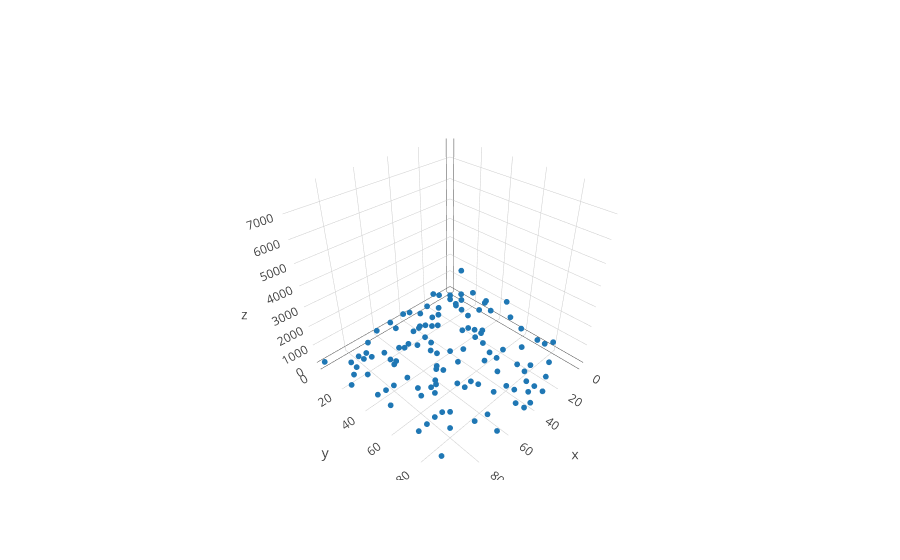

This figure's notebook cell:
### Markdown cell above
Here, we take a sample of 25 percent of the above grid to "observe"

### Code cell
X_part, y_part = sim.rand_partial_grid(X, y, 0.3)
X_full, y_full, obs_idx, imag_idx = sim.fill_grid(X_part, y_part)

color = np.zeros(X_full.shape[0])
color[obs_idx] = 1.0
trace_partial_obs = go.Scatter3d(x = X_full[obs_idx, 0], y = X_full[obs_idx, 1],
                                 z= y[obs_idx], mode = 'markers', marker=dict(size = 2))
iplot([trace_partial_obs])

### Figure 1 — Plotly figure (JSON) as saved in the notebook; plotly's stock layout.template omitted (floating-point values rounded to 4 significant figures)
{"data": [{"marker": {"size": 2}, "mode": "markers", "type": "scatter3d", "x": [0, 0, 0, 0, 0, 0, 0, 0, 5, 5, 5, 5, 5, 10, 10, 10, 10, 10, 10, 15, 15, 15, 15, 20, 20, 20, 20, 20, 20, 25, 25, 25, 25, 25, 25, 25, 25, 30, 30, 30, 30, 30, 30, 30, 35, 35, 35, 35, 35, 35, 40, 40, 40, 40, 40, 40, 40, 40, 45, 45, 45, 45, 45, 45, 50, 50, 50, 50, 50, 50, 50, 50, 55, 55, 55, 60, 60, 60, 60, 60, 60, 60, 65, 65, 65, 65, 70, 70, 70, 70, 70, 75, 75, 75, 75, 75, 75, 75, 75, 80, 80, 80, 80, 80, 80, 85, 85, 85, 85, 85, 85, 85, 90, 90, 90, 90, 95, 95, 95, 95], "y": [10, 20, 30, 35, 50, 70, 75, 80, 5, 15, 30, 35, 50, 0, 10, 15, 20, 65, 85, 0, 20, 30, 70, 10, 35, 40, 45, 80, 90, 5, 15, 35, 45, 50, 65, 75, 80, 15, 55, 60, 65, 85, 90, 95, 0, 10, 20, 25, 70, 90, 0, 15, 20, 50, 65, 80, 85, 95, 15, 20, 25, 30, 90, 95, 0, 5, 35, 40, 50, 65, 70, 80, 30, 45, 50, 0, 20, 25, 50, 65, 70, 85, 35, 55, 70, 95, 5, 20, 25, 30, 60, 10, 15, 35, 45, 55, 65, 75, 90, 10, 15, 40, 70, 75, 80, 10, 15, 25, 40, 65, 70, 90, 20, 40, 50, 70, 0, 25, 85, 90], "z": [143, 640, 442, 178, 446, 32, 56, 404, 78, 196, 222, 979, 1559, 84, 239, 169, 16, 943, 15, 361, 494, 323, 373, 133, 28, 158, 195, 119, 20, 229, 149, 129, 203, 843, 484, 167, 41, 213, 610, 326, 270, 48, 66, 72, 64, 445, 148, 427, 37, 42, 189, 133, 429, 517, 659, 78, 169, 51, 65, 504, 198, 129, 29, 101, 127, 10, 174, 272, 924, 41, 176, 354, 486, 75, 118, 99, 76, 336, 455, 525, 616, 53, 1327, 165, 2243, 170, 124, 305, 178, 359, 997, 22, 65, 722, 553, 135, 920, 535, 1070, 92, 210, 105, 243, 858, 334, 6, 6, 147, 138, 1798, 194, 7624, 140, 192, 232, 158, 36, 134, 3675, 711]}], "layout": {}}
